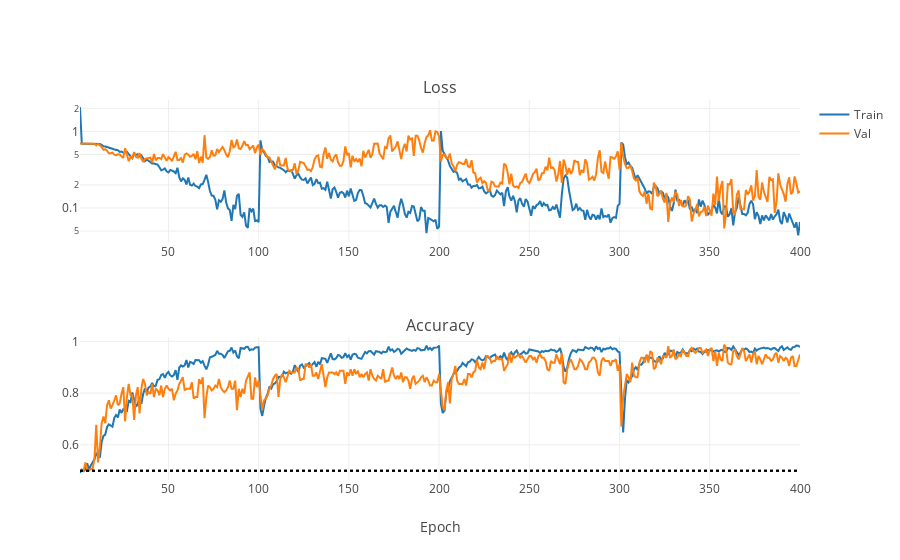

This figure's notebook cell:
### Markdown cell above
Not bad, still some overfitting, but we now reach 80% validation accuracy.. Let's add data augmentation. As in the case of AlexNet, let's turn them on one by one every 100 epochs: random zoom-in, rotation, horizontal flip, brightness.

### Code cell
iplot(plot_training_stats(NNs_path + "/ZFNet_logs/4_augmented.log"))

### Figure 1 — Plotly figure (JSON) as saved in the notebook; plotly's stock layout.template omitted (floating-point values rounded to 4 significant figures; data arrays with more than 128 entries replaced by an {"elided": "..."} marker saying what was removed)
{"data": [{"line": {"color": "#1F77B4"}, "name": "Train", "type": "scatter", "uid": "807b4fee-7117-495d-9d4c-86cf6766dd61", "x": {"elided": "400 int values"}, "xaxis": "x", "y": {"elided": "400 float values"}, "yaxis": "y"}, {"line": {"color": "#FF7F0E"}, "name": "Val", "type": "scatter", "uid": "cd3981cc-2265-4064-b6ad-d8ecdb86c911", "x": {"elided": "400 int values"}, "xaxis": "x", "y": {"elided": "400 float values"}, "yaxis": "y"}, {"line": {"color": "#1F77B4"}, "name": "Train", "showlegend": false, "type": "scatter", "uid": "e3b54d30-f338-4dfd-9b3e-0edae6e7142f", "x": {"elided": "400 int values"}, "xaxis": "x2", "y": {"elided": "400 float values"}, "yaxis": "y2"}, {"line": {"color": "#FF7F0E"}, "name": "Val", "showlegend": false, "type": "scatter", "uid": "1eba5bac-3bd9-4929-ad1b-b5e608025146", "x": {"elided": "400 int values"}, "xaxis": "x2", "y": {"elided": "400 float values"}, "yaxis": "y2"}, {"line": {"color": "#000000", "dash": "dot"}, "mode": "lines", "name": "Always dogs", "showlegend": false, "type": "scatter", "uid": "a6bfef77-5395-4b37-a98d-2776df93f868", "x": {"elided": "400 int values"}, "xaxis": "x2", "y": {"elided": "400 float values"}, "yaxis": "y2"}, {"line": {"color": "#000000", "dash": "dot"}, "mode": "lines", "name": "Always cats", "showlegend": false, "type": "scatter", "uid": "1cc44856-05b7-4091-9d4e-d220b8097c92", "x": {"elided": "400 int values"}, "xaxis": "x2", "y": {"elided": "400 float values"}, "yaxis": "y2"}], "layout": {"annotations": [{"font": {"size": 16}, "showarrow": false, "text": "Loss", "x": 0.5, "xanchor": "center", "xref": "paper", "y": 1, "yanchor": "bottom", "yref": "paper"}, {"font": {"size": 16}, "showarrow": false, "text": "Accuracy", "x": 0.5, "xanchor": "center", "xref": "paper", "y": 0.375, "yanchor": "bottom", "yref": "paper"}], "xaxis": {"anchor": "y", "domain": [0, 1]}, "xaxis2": {"anchor": "y2", "domain": [0, 1], "title": {"text": "Epoch"}}, "yaxis": {"anchor": "x", "domain": [0.625, 1], "type": "log"}, "yaxis2": {"anchor": "x2", "domain": [0, 0.375]}}}
